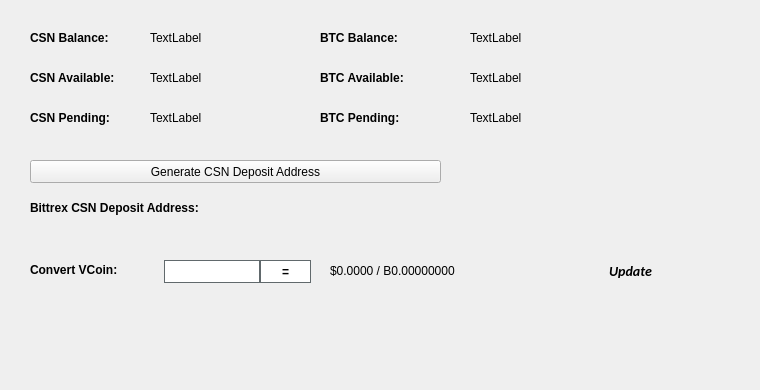
   <widget class="QWidget" name="BalanceTab">
    <attribute name="title">
     <string>Balance</string>
    </attribute>
    <widget class="QLabel" name="BitcoinBalanceLabel">
     <property name="geometry">
      <rect>
       <x>470</x>
       <y>30</y>
       <width>150</width>
       <height>16</height>
      </rect>
     </property>
     <property name="text">
      <string>TextLabel</string>
     </property>
    </widget>
    <widget class="QLabel" name="CSNBalanceLabel">
     <property name="geometry">
      <rect>
       <x>150</x>
       <y>30</y>
       <width>150</width>
       <height>16</height>
      </rect>
     </property>
     <property name="text">
      <string>TextLabel</string>
     </property>
    </widget>
    <widget class="QLabel" name="label_11">
     <property name="geometry">
      <rect>
       <x>30</x>
       <y>30</y>
       <width>101</width>
       <height>16</height>
      </rect>
     </property>
     <property name="font">
      <font>
       <weight>75</weight>
       <bold>true</bold>
      </font>
     </property>
     <property name="text">
      <string>CSN Balance:</string>
     </property>
    </widget>
    <widget class="QLabel" name="label_12">
     <property name="geometry">
      <rect>
       <x>320</x>
       <y>30</y>
       <width>101</width>
       <height>16</height>
      </rect>
     </property>
     <property name="font">
      <font>
       <weight>75</weight>
       <bold>true</bold>
      </font>
     </property>
     <property name="text">
      <string>BTC Balance:</string>
     </property>
    </widget>
    <widget class="QLabel" name="CSNAvailableLabel_2">
     <property name="geometry">
      <rect>
       <x>150</x>
       <y>70</y>
       <width>150</width>
       <height>16</height>
      </rect>
     </property>
     <property name="text">
      <string>TextLabel</string>
     </property>
    </widget>
    <widget class="QLabel" name="label_13">
     <property name="geometry">
      <rect>
       <x>30</x>
       <y>70</y>
       <width>111</width>
       <height>16</height>
      </rect>
     </property>
     <property name="font">
      <font>
       <weight>75</weight>
       <bold>true</bold>
      </font>
     </property>
     <property name="text">
      <string>CSN Available:</string>
     </property>
    </widget>
    <widget class="QLabel" name="label_14">
     <property name="geometry">
      <rect>
       <x>30</x>
       <y>110</y>
       <width>101</width>
       <height>16</height>
      </rect>
     </property>
     <property name="font">
      <font>
       <weight>75</weight>
       <bold>true</bold>
      </font>
     </property>
     <property name="text">
      <string>CSN Pending:</string>
     </property>
    </widget>
    <widget class="QLabel" name="CSNPendingLabel">
     <property name="geometry">
      <rect>
       <x>150</x>
       <y>110</y>
       <width>150</width>
       <height>16</height>
      </rect>
     </property>
     <property name="text">
      <string>TextLabel</string>
     </property>
    </widget>
    <widget class="QLabel" name="label_15">
     <property name="geometry">
      <rect>
       <x>320</x>
       <y>70</y>
       <width>111</width>
       <height>16</height>
      </rect>
     </property>
     <property name="font">
      <font>
       <weight>75</weight>
       <bold>true</bold>
      </font>
     </property>
     <property name="text">
      <string>BTC Available:</string>
     </property>
    </widget>
    <widget class="QLabel" name="BitcoinAvailableLabel">
     <property name="geometry">
      <rect>
       <x>470</x>
       <y>70</y>
       <width>150</width>
       <height>16</height>
      </rect>
     </property>
     <property name="text">
      <string>TextLabel</string>
     </property>
    </widget>
    <widget class="QLabel" name="label_31">
     <property name="geometry">
      <rect>
       <x>320</x>
       <y>110</y>
       <width>111</width>
       <height>16</height>
      </rect>
     </property>
     <property name="font">
      <font>
       <weight>75</weight>
       <bold>true</bold>
      </font>
     </property>
     <property name="text">
      <string>BTC Pending:</string>
     </property>
    </widget>
    <widget class="QLabel" name="BitcoinPendingLabel">
     <property name="geometry">
      <rect>
       <x>470</x>
       <y>110</y>
       <width>150</width>
       <height>16</height>
      </rect>
     </property>
     <property name="text">
      <string>TextLabel</string>
     </property>
    </widget>
    <widget class="QLabel" name="label_33">
     <property name="geometry">
      <rect>
       <x>30</x>
       <y>200</y>
       <width>221</width>
       <height>16</height>
      </rect>
     </property>
     <property name="font">
      <font>
       <weight>75</weight>
       <bold>true</bold>
      </font>
     </property>
     <property name="text">
      <string>Bittrex CSN Deposit Address:</string>
     </property>
    </widget>
    <widget class="QPushButton" name="GenDepositBTN">
     <property name="geometry">
      <rect>
       <x>30</x>
       <y>160</y>
       <width>411</width>
       <height>23</height>
      </rect>
     </property>
     <property name="text">
      <string>Generate CSN Deposit Address</string>
     </property>
     <property name="icon">
      <iconset resource="../cleansolutions.qrc">
       <normaloff>:/icons/bitcoin</normaloff>:/icons/bitcoin</iconset>
     </property>
    </widget>
    <widget class="QLabel" name="DepositAddressLabel">
     <property name="geometry">
      <rect>
       <x>200</x>
       <y>200</y>
       <width>261</width>
       <height>16</height>
      </rect>
     </property>
     <property name="palette">
      <palette>
       <active>
        <colorrole role="WindowText">
         <brush brushstyle="SolidPattern">
          <color alpha="255">
           <red>0</red>
           <green>0</green>
           <blue>0</blue>
          </color>
         </brush>
        </colorrole>
        <colorrole role="Text">
         <brush brushstyle="SolidPattern">
          <color alpha="255">
           <red>0</red>
           <green>0</green>
           <blue>255</blue>
          </color>
         </brush>
        </colorrole>
       </active>
       <inactive>
        <colorrole role="WindowText">
         <brush brushstyle="SolidPattern">
          <color alpha="255">
           <red>0</red>
           <green>0</green>
           <blue>0</blue>
          </color>
         </brush>
        </colorrole>
        <colorrole role="Text">
         <brush brushstyle="SolidPattern">
          <color alpha="255">
           <red>0</red>
           <green>0</green>
           <blue>255</blue>
          </color>
         </brush>
        </colorrole>
       </inactive>
       <disabled>
        <colorrole role="WindowText">
         <brush brushstyle="SolidPattern">
          <color alpha="255">
           <red>120</red>
           <green>120</green>
           <blue>120</blue>
          </color>
         </brush>
        </colorrole>
        <colorrole role="Text">
         <brush brushstyle="SolidPattern">
          <color alpha="255">
           <red>120</red>
           <green>120</green>
           <blue>120</blue>
          </color>
         </brush>
        </colorrole>
       </disabled>
      </palette>
     </property>
     <property name="font">
      <font>
       <weight>75</weight>
       <bold>true</bold>
      </font>
     </property>
     <property name="text">
      <string/>
     </property>
     <property name="alignment">
      <set>Qt::AlignRight|Qt::AlignTrailing|Qt::AlignVCenter</set>
     </property>
     <property name="textInteractionFlags">
      <set>Qt::LinksAccessibleByMouse|Qt::TextSelectableByKeyboard|Qt::TextSelectableByMouse</set>
     </property>
    </widget>
    <widget class="QLabel" name="label_8">
     <property name="geometry">
      <rect>
       <x>460</x>
       <y>300</y>
       <width>281</width>
       <height>81</height>
      </rect>
     </property>
     <property name="text">
      <string/>
     </property>
     <property name="pixmap">
      <pixmap>:/images/bittrex</pixmap>
     </property>
    </widget>
    <widget class="QWidget" name="widgetConversion" native="true">
     <property name="geometry">
      <rect>
       <x>0</x>
       <y>250</y>
       <width>751</width>
       <height>43</height>
      </rect>
     </property>
     <property name="minimumSize">
      <size>
       <width>0</width>
       <height>43</height>
      </size>
     </property>
     <property name="styleSheet">
      <string notr="true"/>
     </property>
     <widget class="QPushButton" name="btnUpdateMarketData">
      <property name="geometry">
       <rect>
        <x>575</x>
        <y>0</y>
        <width>111</width>
        <height>41</height>
       </rect>
      </property>
      <property name="sizePolicy">
       <sizepolicy hsizetype="Expanding" vsizetype="Expanding">
        <horstretch>0</horstretch>
        <verstretch>0</verstretch>
       </sizepolicy>
      </property>
      <property name="font">
       <font>
        <family>calibri</family>
        <pointsize>-1</pointsize>
        <weight>75</weight>
        <italic>true</italic>
        <bold>true</bold>
       </font>
      </property>
      <property name="styleSheet">
       <string notr="true">margin:0px;text-align:center;padding:2px;border-radius:3px;font-style:italic;width:100px;font-size:14px;font-family:calibri;font-weight:600;</string>
      </property>
      <property name="text">
       <string>Update</string>
      </property>
      <property name="iconSize">
       <size>
        <width>150</width>
        <height>35</height>
       </size>
      </property>
      <property name="autoDefault">
       <bool>true</bool>
      </property>
      <property name="default">
       <bool>true</bool>
      </property>
     </widget>
     <widget class="QLabel" name="lblConvertVCoin">
      <property name="geometry">
       <rect>
        <x>30</x>
        <y>10</y>
        <width>131</width>
        <height>20</height>
       </rect>
      </property>
      <property name="styleSheet">
       <string notr="true"/>
      </property>
      <property name="text">
       <string>&lt;html&gt;&lt;head/&gt;&lt;body&gt;&lt;p&gt;&lt;span style=&quot; font-weight:600;&quot;&gt;Convert VCoin:&lt;/span&gt;&lt;/p&gt;&lt;/body&gt;&lt;/html&gt;</string>
      </property>
     </widget>
     <widget class="QLineEdit" name="txtConvertVCoinQty">
      <property name="geometry">
       <rect>
        <x>160</x>
        <y>10</y>
        <width>100</width>
        <height>23</height>
       </rect>
      </property>
      <property name="minimumSize">
       <size>
        <width>100</width>
        <height>23</height>
       </size>
      </property>
      <property name="maximumSize">
       <size>
        <width>100</width>
        <height>16777215</height>
       </size>
      </property>
      <property name="styleSheet">
       <string notr="true">border: 1px solid #61696c;margin-left:4px;</string>
      </property>
     </widget>
     <widget class="QPushButton" name="btnConvertCSN">
      <property name="geometry">
       <rect>
        <x>260</x>
        <y>10</y>
        <width>51</width>
        <height>23</height>
       </rect>
      </property>
      <property name="minimumSize">
       <size>
        <width>0</width>
        <height>23</height>
       </size>
      </property>
      <property name="styleSheet">
       <string notr="true">border:1px solid #61696c;background:white;font-weight:600;</string>
      </property>
      <property name="text">
       <string>=</string>
      </property>
     </widget>
     <widget class="QLabel" name="lblConvertVCoinResults">
      <property name="geometry">
       <rect>
        <x>330</x>
        <y>0</y>
        <width>201</width>
        <height>41</height>
       </rect>
      </property>
      <property name="styleSheet">
       <string notr="true"/>
      </property>
      <property name="text">
       <string>$0.0000 / B0.00000000</string>
      </property>
     </widget>
     <widget class="QLabel" name="iconOverviewUpdateWait">
      <property name="geometry">
       <rect>
        <x>670</x>
        <y>10</y>
        <width>24</width>
        <height>24</height>
       </rect>
      </property>
      <property name="text">
       <string/>
      </property>
      <property name="pixmap">
       <pixmap resource="../cleansolutions.qrc">:/icons/transaction_1</pixmap>
      </property>
      <property name="scaledContents">
       <bool>true</bool>
      </property>
      <property name="alignment">
       <set>Qt::AlignCenter</set>
      </property>
     </widget>
    </widget>
   </widget>
